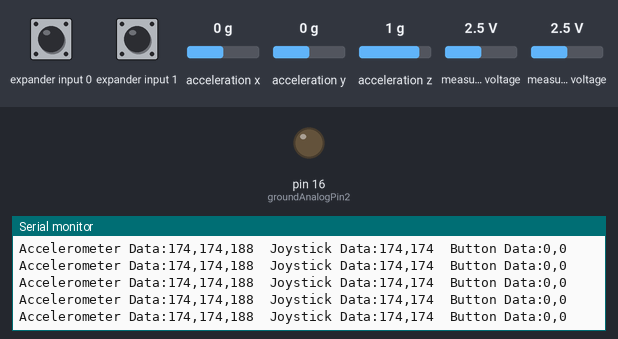
A sketch run on a simulated Arduino Uno, built with avr-gcc and run on an emulated ATmega328P. On the bench: output pins drawn as LEDs (lit = HIGH), the last lines printed to the serial monitor. Wiring (inferred from the names in the program): Wii Nunchuk at I2C address 0x52. The inputs (shaded band) are chosen by the test bench; at power-on: acceleration x 0 g, measured voltage 2.5 V, acceleration y 0 g, expander input 0 HIGH, expander input 1 HIGH, acceleration z 1 g. Pins used as bus, display or sensor lines are not drawn.

Above: at 1.3 s.
1.4 s: acceleration x set to -1.4 g
At 1.6 s:
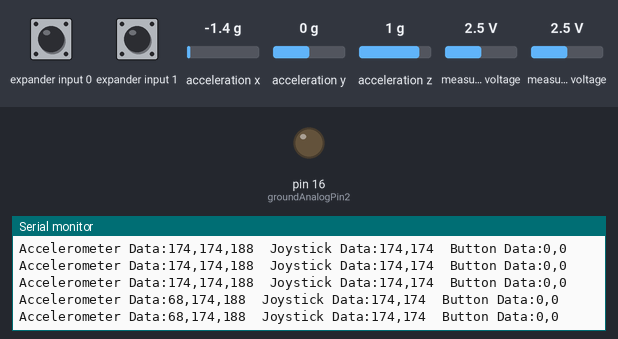
4.4 s: measured voltage (sensor 200) set to 0.1 V
At 4.44 s:
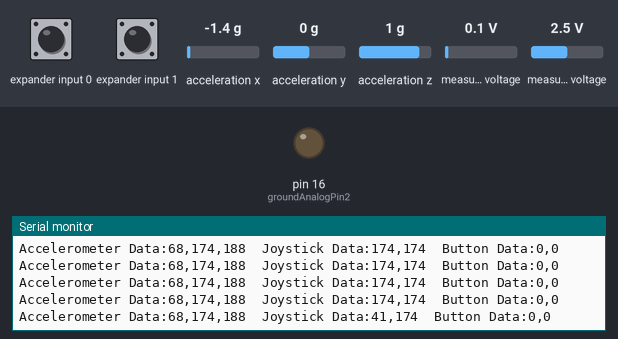
7.4 s: measured voltage (sensor 201) set to 0.1 V
At 7.46 s:
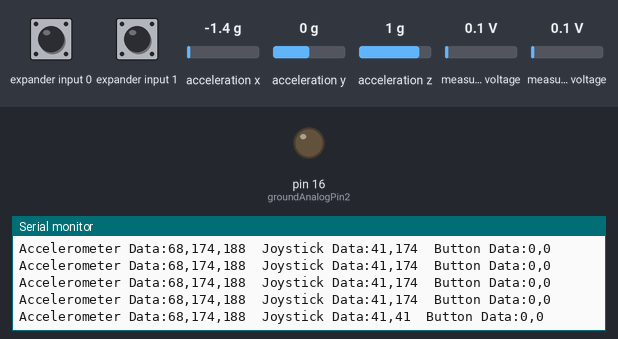
10.4 s: acceleration y set to -1.4 g
At 10.45 s:
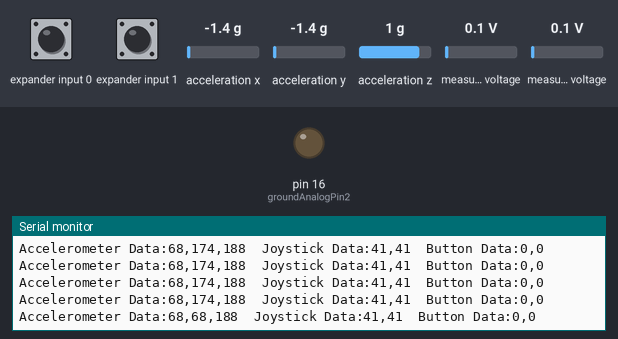
13.4 s: measured voltage (sensor 200) set to 2.5 V
At 13.41 s:
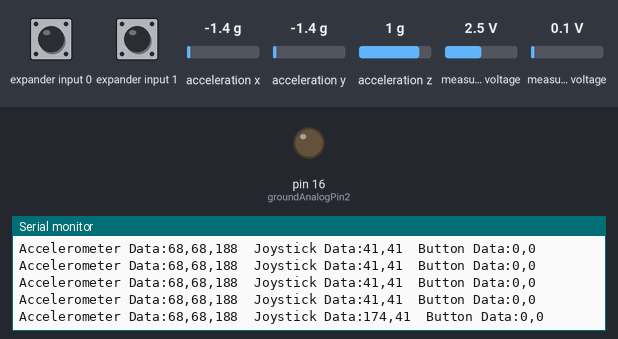
16.4 s: measured voltage (sensor 201) set to 2.5 V
At 16.4 s:
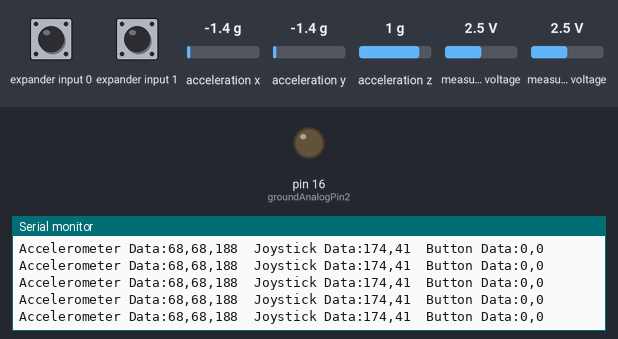

The sketch:

WiiNunchuckData.ino
```cpp
/*
 * Wii Nunchuck to Arduino - Astrid Farmer (Dec, 2015)
 * http://www.astridfarmer.com
 * **************************************************
 * A single file solution to reading data from wii nunchuck
 * controllers and sending the data via serial communication.
 *
 * Inspiration and code excepts used from:
 * 2007-11 Tod E. Kurt, http://todbot.com/blog/
 *
 * Windmeadow Labs, http://www.windmeadow.com/node/42
 * (Link no longer available)
 *
 */
#include <Wire.h>
#define powerAnalogPin3 PC3
#define groundAnalogPin2 PC2
//Create a 6 byte array to store the data
static uint8_t data_byte[6];

void setup() {
  Serial.begin(9600);
  /* The next three lines may look daunting (and that's because they are,
   * or at least they were until I googled them extensively). They are written
   * in AVR-C, and make it much easier to plug in I2C things such as our nunchucks,
   * without having to play with wiring. Changing them will break everything. */
   //The next line sets both the analog pins 2 & 3 into write mode.
  DDRC |= _BV(powerAnalogPin3) | _BV(groundAnalogPin2);
  //Then we set the ground pin (-) to write low.
  PORTC &= ~ _BV(groundAnalogPin2);
  //Finally, we set the power pin (+) to write high.
  PORTC |= _BV(powerAnalogPin3);
  delay(100);
  initialise_nunchuck_via_I2C();
}

void loop() {
  retrieveNunchuckData();
  printDataToSerial();
  delay(100);
}

/* This function retrieves the next byte of data from the nunchuck,
 * and reformats it for later use. */
int retrieveNunchuckData(){
  int i = 0;
  Wire.requestFrom (0x52, 6);
  while (Wire.available ()) {
    data_byte[i] = ((Wire.read() ^ 0x17) + 0x17);
    i++;
  }
  Wire.beginTransmission(0x52);
  Wire.write(0x00);
  Wire.endTransmission();
}

/* This function will extract the data from the data bytes
 * and print them in an easy-to-read format.
 * Buttons: 0 = Not pressed, 1 = Pressed */
void printDataToSerial(){
  int joystickX = data_byte[0];
  int joystickY = data_byte[1];
  int accelerometerX = data_byte[2];
  int accelerometerY = data_byte[3];
  int accelerometerZ = data_byte[4];
  int buttonZ = 1;
  int buttonC = 1;
  if ((data_byte[5] >> 0) & 1)
    buttonZ = 0;
  if ((data_byte[5] >> 1) & 1)
    buttonC = 0;

  Serial.print("Accelerometer Data:");
  Serial.print(accelerometerX, DEC);Serial.print(",");
  Serial.print(accelerometerY, DEC);Serial.print(",");
  Serial.print(accelerometerZ, DEC);Serial.print("\t");

  Serial.print("Joystick Data:");
  Serial.print(joystickX, DEC);Serial.print(",");
  Serial.print(joystickY, DEC);Serial.print("\t");

  Serial.print("Button Data:");
  Serial.print(buttonZ, DEC);Serial.print(",");
  Serial.print(buttonC, DEC);Serial.print("\r\n");
}

/* Below is the code needed to create a connection with
 * the Nintendo Wii Nunchuck, as well as the cheap knockoff
 * nunchucks not produced by Nintendo, the reason so much
 * code is required is because the original and knockoff
 * nunchucks have different initialisation sequences.
*/
void initialise_nunchuck_via_I2C(){
  uint8_t ctrlr_type[6];
  byte i;
  Wire.begin();
  delay(1);
  Wire.beginTransmission(0x52);
  Wire.write(0xF0);
  Wire.write(0x55);
  Wire.endTransmission();
  delay(1);
  Wire.beginTransmission(0x52);
  Wire.write(0xFB);
  Wire.write(0x00);
  Wire.endTransmission();
  delay(1);
  Wire.beginTransmission(0x52);
  Wire.write(0xFA);
  Wire.endTransmission();
  Wire.beginTransmission(0x52);
  Wire.requestFrom(0x52, 6);
  for (i = 0; i < 6; i++) {
    if (Wire.available()) {
      ctrlr_type[i] = Wire.read();
    }
  }
  Wire.endTransmission();
  delay(1);
  Wire.beginTransmission(0x52);
  Wire.write(0xF0);
  Wire.write(0xAA);
  Wire.endTransmission();
  delay(1);
  Wire.beginTransmission(0x52);
  Wire.write(0x40);
  for (i = 0; i < 6; i++) {
    Wire.write(0x00);
  }
  Wire.endTransmission();
  Wire.beginTransmission(0x52);
  Wire.write(0x40);
  for (i = 6; i < 12; i++) {
    Wire.write(0x00);
  }
  Wire.endTransmission();
  Wire.beginTransmission(0x52);
  Wire.write(0x40);
  for (i = 12; i < 16; i++) {
    Wire.write(0x00);
  }
  Wire.endTransmission();
  delay(1);
}
```

Measured:
- after the input at 1.4 s, the serial monitor: prints a new line after 0.09 s (image 1)
- after the input at 4.4 s, the serial monitor: prints a new line at once (image 2)
- after the input at 7.4 s, the serial monitor: prints a new line after 0.06 s (image 3)
- after the input at 10.4 s, the serial monitor: prints a new line after 0.05 s (image 4)
- after the input at 13.4 s, the serial monitor: prints a new line at once (image 5)
